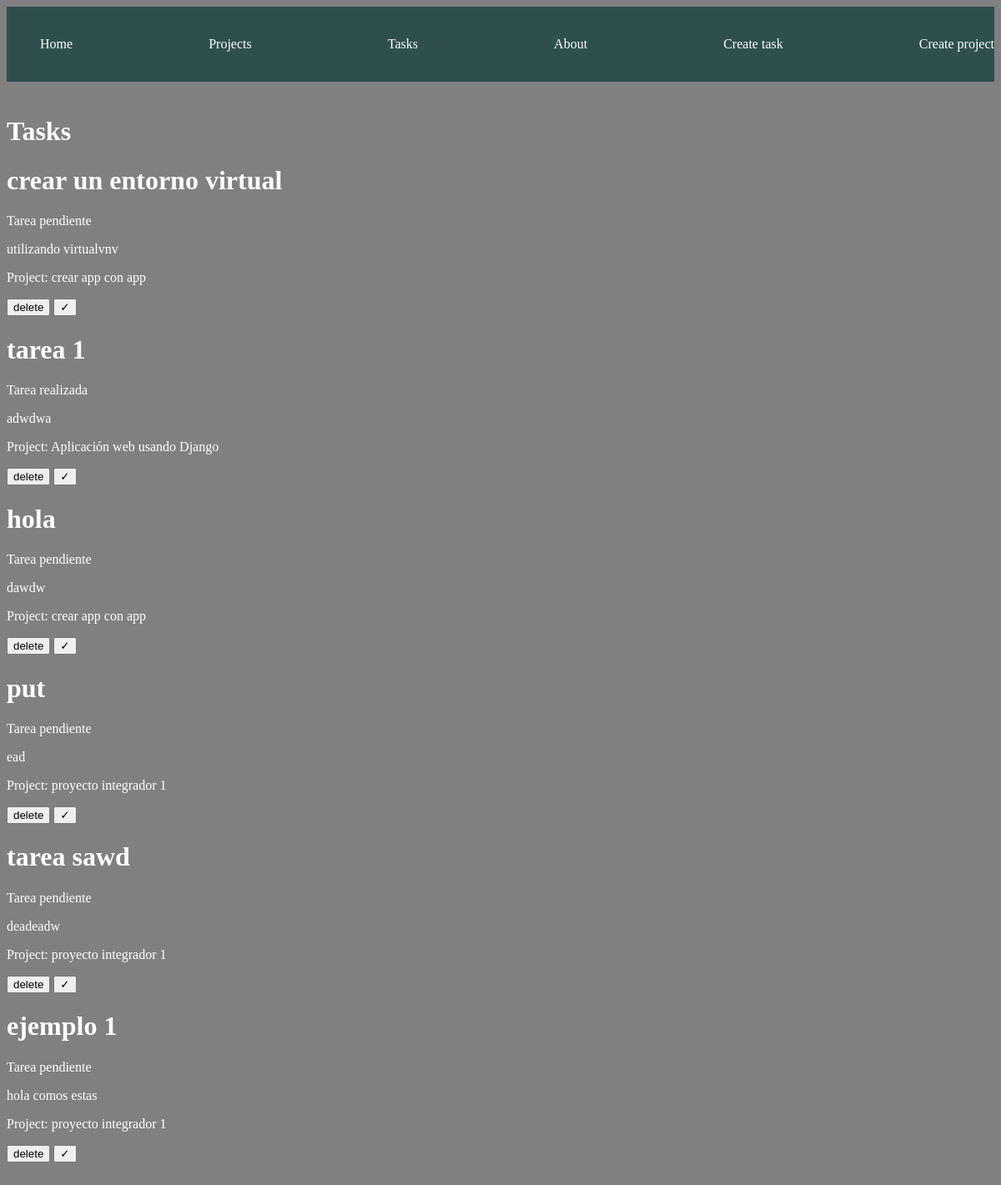
/tasks/, run on the app's committed database.
### myapp/models.py (models this page shows, shortened)
class Task(models.Model):
    tittle = models.CharField(max_length=200)
    description = models.TextField()
    projects = models.ForeignKey(Project, on_delete=models.CASCADE)
    done = models.BooleanField(default=False)

class Project(models.Model):
    name = models.CharField(max_length=200)
    def __str__(self):
        return self.name

### myapp/views.py (the view)
# urls.py: path('tasks/', views.tasks, name="tasks"),
def tasks(request):
    tasks = Task.objects.all()
    return render(request, 'tasks.html',{
        'tasks': tasks
    })

### myapp/templates/tasks.html
{% extends 'base.html' %}
{% block content %}
    <h1>
    Tasks
</h1>
{% for task in tasks %}
<div>
    <h1>{{ task.tittle }} </h1>
    {% if task.done == False %}
        <p>Tarea pendiente</p>
    {% else %}
        <p>Tarea realizada</p>
    {% endif %}
    <p> {{ task.description }}</p>
    <p>Project: {{ task.projects }}</p>
<button>
    delete
</button>
<button>
    ✓
</button>
</div>
{% endfor %}
{% endblock %}

### myapp/templates/base.html (shortened to what this page needs)
{% load static %}
<!DOCTYPE html>
<html lang="en">
<head>
    <link rel="stylesheet" href="{% static 'css/main.css' %}">
</head>
<body>
    <nav class="navbar container" >
    <ul>
        <li>
            <a href="/">Home</a>
        </li>
        <li>
           <a href="/projects">Projects</a>
        </li>
        <li>
            <a href="/tasks">Tasks</a>
        </li>
        <li>
            <a href="/about">About</a>
        </li>
        <li>
            <a href="/create_task">Create task</a>
        </li>
        <li>
            <a href="{% url 'create_project' %}">Create project</a>
        </li>
    </ul>
</nav>
    <main class="container">
        {% block content %}
        {% endblock %}
    </main>
</body>
</html>

### myapp/static/css/main.css (style rules this page uses)
body { background: gray; color: white; }
.navbar { background: darkslategrey; padding: 5px 0; }
.navbar ul { display: flex; justify-content: space-between; }
.navbar ul li { list-style: none; }
.navbar ul li a { color: white; text-decoration: none; }
.container { max-width: 1200px; margin: auto; padding: 20px 0; }

### data on the page
Task: tittle "crear un entorno virtual", done "Tarea pendiente", description "utilizando virtualvnv", projects "crear app con app"
Task: tittle "tarea 1", done "Tarea realizada", description "adwdwa", projects "Aplicación web usando Django"
Task: tittle "hola", done "Tarea pendiente", description "dawdw", projects "crear app con app"
Task: tittle "put", done "Tarea pendiente", description "ead", projects "proyecto integrador 1"
Task: tittle "tarea sawd", done "Tarea pendiente", description "deadeadw", projects "proyecto integrador 1"
Task: tittle "ejemplo 1", done "Tarea pendiente", description "hola comos estas", projects "proyecto integrador 1"
